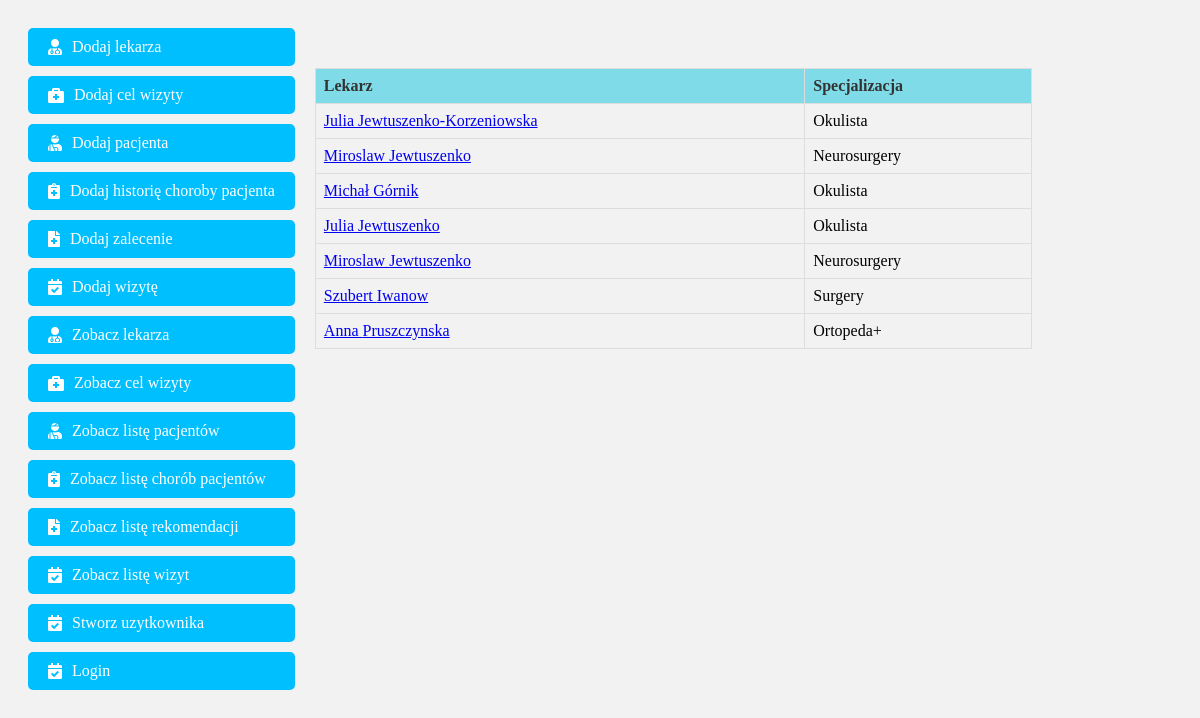
/show_doctors/, run on an earlier commit of the app's database.
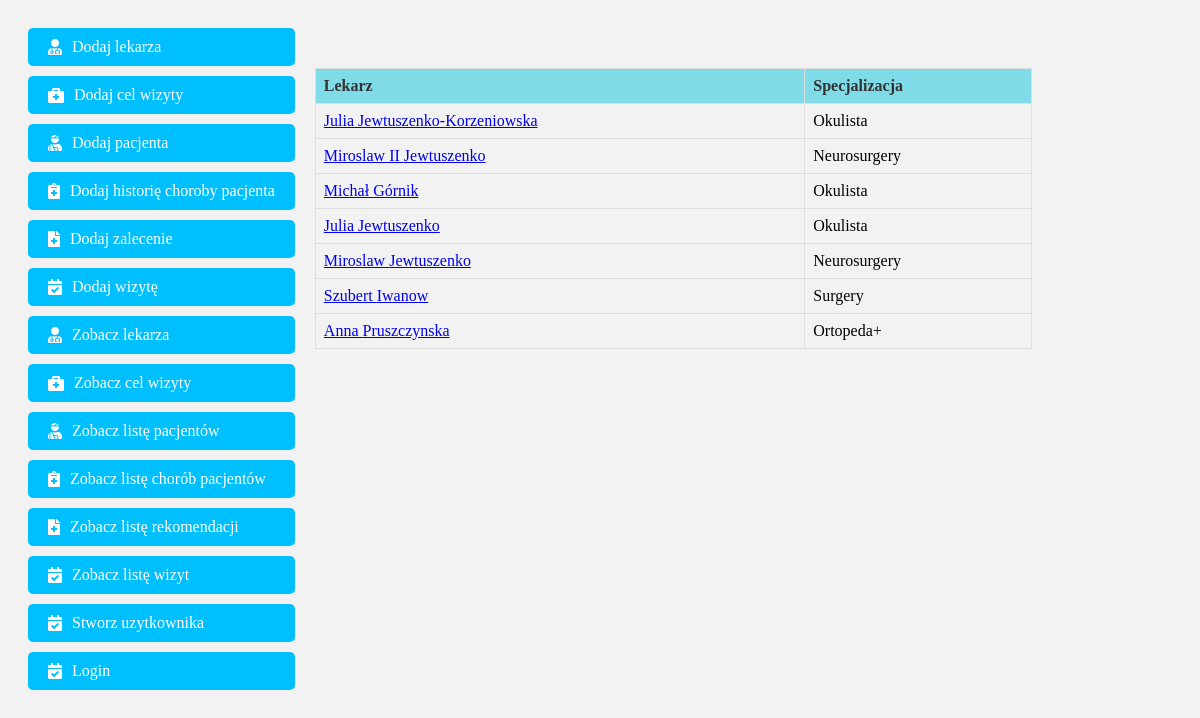
And on a later commit of the database.
### registration/models.py (models this page shows, shortened)
class Doctor(models.Model):
    name = models.CharField(max_length=64)
    surname = models.CharField(max_length=64)
    specialization = models.CharField(max_length=255)

### registration/views.py (the view)
# urls.py: path('show_doctors/', views.LetSeeDoctor.as_view(), name='show_doctors'),
class LetSeeDoctor(View):
    def get(self, request):
        db_doctors = Doctor.objects.all()
        return render(request, 'show_doctors.html', {'doctors': db_doctors})

### templates/show_doctors.html
{% extends 'index.html' %}
{% block content %}
<table class="nice-table">
    <thead>
        <tr>
            <th>Lekarz</th>
            <th>Specjalizacja</th>
        </tr>
    </thead>
    <tbody>
        {% for doctor in doctors %}
        <tr>
            <td><a href="/show_doctors/{{ doctor.id }}">{{ doctor.name }} {{ doctor.surname }}</a></td>
            <td>{{ doctor.specialization }}</td>
        </tr>
        {% endfor %}
    </tbody>
</table>
{% endblock %}

What changed in the data, as far as the page shows it:
changed Doctor: name "Miroslaw" → "Miroslaw II"
